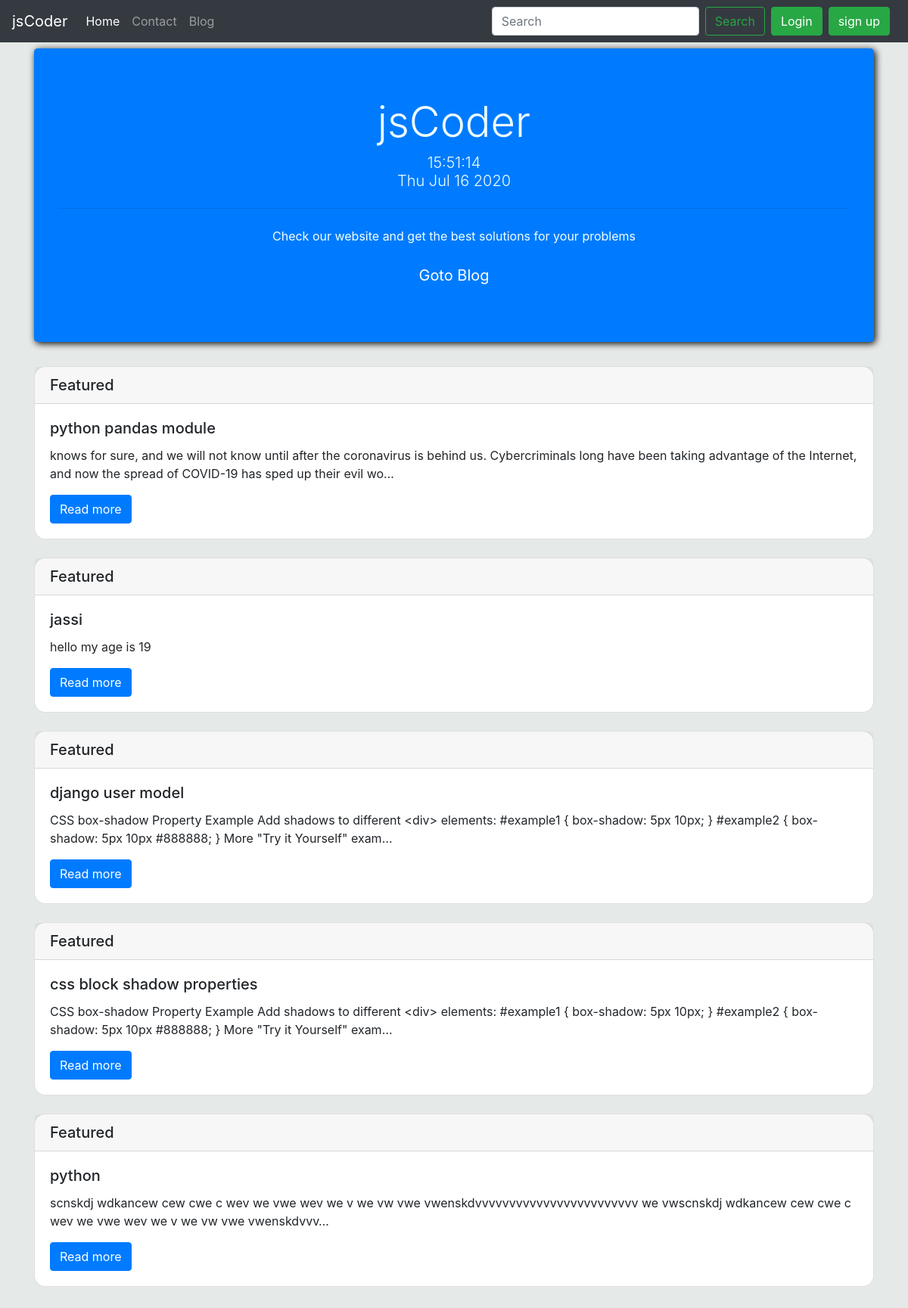
The page / on the database its author committed.
### blog/models.py (models this page shows, shortened)
class Post(models.Model):
    id = models.AutoField
    title = models.CharField(max_length=100)
    content = models.TextField()
    date = models.DateField(auto_now=True)

### jscode/views.py (the view)
# urls.py: path('',views.index,name="home"),
def index(request):
    post = Post.objects.all()[::-1]
    post = post[:5]
    param = {'posts':post}
    return render(request,"home/home.html",param)

### templates/home/home.html (shortened to what this page needs)
{% extends 'base.html' %}
{% block activehome %}active
{% endblock activehome %}
{% block body %}
{% load static %}
<link rel="stylesheet" href="{%static 'css/shadow.css'%}">
<div class="container my-2">
    <div class="jumbotron text-center bg-primary addshadow" style="color: azure;">
        <h1 class="display-4" >jsCoder<p class="lead mt-2" id="time"></p></h1>
        <hr class="my-4">
        <p>Check our website and get the best solutions for your problems</p>
        <a class="btn btn-primary btn-lg" href="/blog/" role="button">Goto Blog</a>
    </div>
    {% for post in posts %}
    <div class="card my-4 postsshadow" style="border-radius: 15px;">
    <h5 class="card-header">Featured</h5>
    <div class="card-body">
        <h5 class="card-title">{{post.title}}</h5>
        <p class="card-text">{{post.content|truncatechars:200}}</p>
        <a href="/blog/{{post.title}}" class="btn btn-primary">Read more</a>
    </div>
    </div>
    {% endfor %}
</div>
<br><br><br>
{% endblock body %}

### static/css/shadow.css (style rules this page uses)
.addshadow { box-shadow: 2px 2px 10px black; }

### rows shown on the page
Post: title "python pandas module", content "knows for sure, and we will not know until after the coronavirus is behind us. Cybercriminals long have been taking advantage of the Internet, and now the spread of COVID-19 has sped up their evil wo…"
Post: title "jassi", content "hello my age is 19"
Post: title "django user model", content "CSS box-shadow Property Example Add shadows to different <div> elements: #example1 { box-shadow: 5px 10px; } #example2 { box-shadow: 5px 10px #888888; } More \"Try it Yourself\" exam…"
Post: title "css block shadow properties", content "CSS box-shadow Property Example Add shadows to different <div> elements: #example1 { box-shadow: 5px 10px; } #example2 { box-shadow: 5px 10px #888888; } More \"Try it Yourself\" exam…"
Post: title "python", content "scnskdj wdkancew cew cwe c wev we vwe wev we v we vw vwe vwenskdvvvvvvvvvvvvvvvvvvvvvvvv we vwscnskdj wdkancew cew cwe c wev we vwe wev we v we vw vwe vwenskdvvv…"
